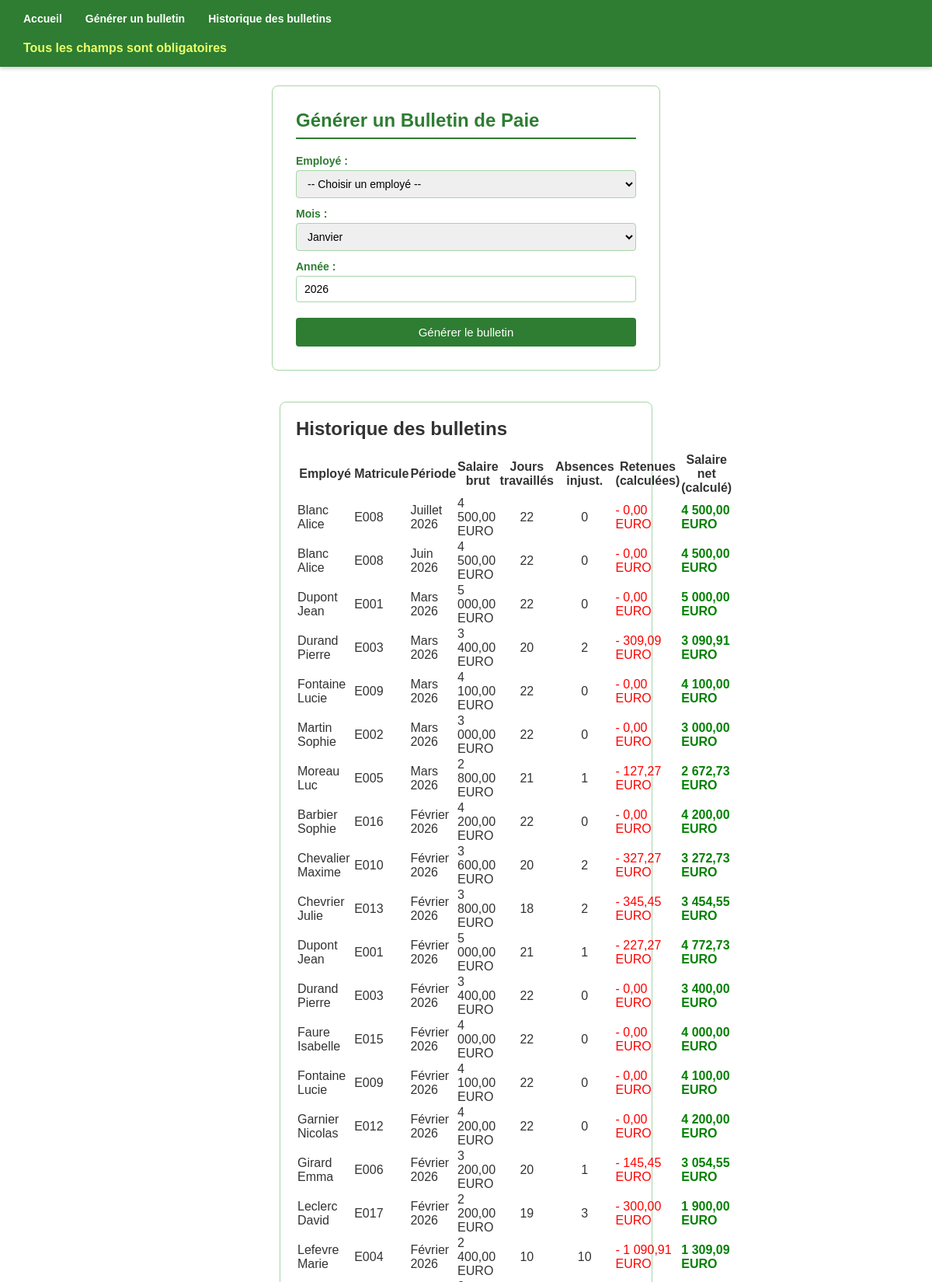
The app's page /generer_bulletin.php (upper part) with its own data.
### tables this page shows
create table BULLETIN(
    id_bulletin int auto_increment,
    matricule_emp char(5) not null,
    mois int check (mois >= 1 and mois <= 12),
    annee int check (annee >= 1900 and annee <= 2100),
    salaire_brut decimal(15,2) not null check (salaire_brut >= 0),
    nbr_jours_travaille int check (nbr_jours_travaille >= 0),
    nbr_abs_injustifie int default 0 check (nbr_abs_injustifie >= 0),

    constraint pk_bulletin primary key (id_bulletin,mois,annee, matricule_emp),
    constraint fk_bulletin_employe_matricule_emp foreign key (matricule_emp) references EMPLOYE(matricule_emp)
);

create table EMPLOYE(
    matricule_emp char(5) not null,
    nom_emp varchar(50) not null,
    prenom_emp varchar(50)not null,
    date_naiss date not null,
    date_embauche date not null,
    email varchar(100) not null unique check (email like '%@%.%'),
    telephone varchar(20) not null unique,
    code_dept char(5) not null,
    code_poste char(5) not null,
    
    constraint pk_employe primary key (matricule_emp),
    constraint fk_employe_poste_code_poste foreign key (code_poste) references POSTE(code_poste)
);

### generer_bulletin.php (the view, shortened to what this page needs)
<?php
require_once "config/database.php";
function getAllBulletins(): array
{
    global $pdo;
    $stmt = $pdo->query("
        SELECT b.*, e.nom_emp AS nom, e.prenom_emp AS prenom
        FROM Bulletin b
        JOIN Employe e ON e.matricule_emp = b.matricule_emp
        ORDER BY b.annee DESC, b.mois DESC, e.nom_emp
    ");
    return $stmt->fetchAll(PDO::FETCH_ASSOC);
}
$mois_noms = [
    1 => 'Janvier', 2 => 'Février', 3 => 'Mars',     4 => 'Avril',
    5 => 'Mai',     6 => 'Juin',    7 => 'Juillet',   8 => 'Août',
    9 => 'Septembre',10 => 'Octobre',11 => 'Novembre',12 => 'Décembre',
];
$bulletins = getAllBulletins();
?>
<!DOCTYPE html>
<html lang="fr">
<head>
    <link rel="stylesheet" href="style.css">
</head>
<body>
    <header>
        <nav>
            <ul>
                <li><a href="index.php">Accueil</a></li>
                <li><a href="#generer-bulletin-form">Générer un bulletin</a></li>
                <li><a href="#historique-bulletins">Historique des bulletins</a></li>
            </ul>
        </nav>
        <h4 style="color: #e9ff6a; margin-top: 20px;">Tous les champs sont obligatoires</h4>
    </header>
    <form method="post" action="" class="form-container" id="generer-bulletin-form">
        <h2>Générer un Bulletin de Paie</h2>
        <label for="matricule_emp_bulletin">Employé :</label>
        <select id="matricule_emp_bulletin" name="matricule_emp_bulletin" required>
            <option value="">-- Choisir un employé --</option>
        </select><br>
        <label for="mois_bulletin">Mois :</label>
        <select id="mois_bulletin" name="mois_bulletin" required>
            <?php foreach ($mois_noms as $num => $nom) : ?>
            <option value="<?= $num ?>" <?= (isset($_POST['mois_bulletin']) && (int)$_POST['mois_bulletin'] === $num) ? 'selected' : '' ?>>
                <?= $nom ?>
            </option>
            <?php endforeach; ?>
        </select><br>
        <label for="annee_bulletin">Année :</label>
        <input type="number" id="annee_bulletin" name="annee_bulletin"
            value="<?= isset($_POST['annee_bulletin']) ? (int)$_POST['annee_bulletin'] : date('Y') ?>"
            min="2020" max="2100" required><br>
        <input type="submit" value="Générer le bulletin" name="generer_bulletin">
    </form>
    <div class="result-container" id="historique-bulletins">
        <h2>Historique des bulletins</h2>
        <?php if (empty($bulletins)) : ?>
        <p>Aucun bulletin généré pour l'instant.</p>
        <?php else : ?>
        <table>
            <thead>
                <tr>
                    <th>Employé</th>
                    <th>Matricule</th>
                    <th>Période</th>
                    <th>Salaire brut</th>
                    <th>Jours travaillés</th>
                    <th>Absences injust.</th>
                    <th>Retenues (calculées)</th>
                    <th>Salaire net (calculé)</th>
                </tr>
            </thead>
            <tbody>
                <?php foreach ($bulletins as $b) :
                    $retenues    = round(($b['salaire_brut'] / 22) * $b['nbr_abs_injustifie'], 2);
                    $salaire_net = round($b['salaire_brut'] - $retenues, 2);
                    ?>
                <tr>
                    <td><?= htmlspecialchars($b['nom'] . ' ' . $b['prenom']) ?>
                    </td>
                    <td><?= htmlspecialchars($b['matricule_emp']) ?>
                    </td>
                    <td><?= $mois_noms[$b['mois']] . ' ' . $b['annee'] ?>
                    </td>
                    <td><?= number_format($b['salaire_brut'], 2, ',', ' ') ?>
                        EURO</td>
                    <td style="text-align:center;">
                        <?= $b['nbr_jours_travaille'] ?>
                    </td>
                    <td style="text-align:center;">
                        <?= $b['nbr_abs_injustifie'] ?>
                    </td>
                    <td style="color:red;">-
                        <?= number_format($retenues, 2, ',', ' ') ?>
                        EURO</td>
                    <td style="color:green; font-weight:bold;">
                        <?= number_format($salaire_net, 2, ',', ' ') ?>
                        EURO
                    </td>
                </tr>
                <?php endforeach; ?>
            </tbody>
        </table>
        <?php endif; ?>
    </div>
</body>
</html>

### style.css (style rules this page uses)
* { margin: 0; padding: 0; box-sizing: border-box; }
body { font-family: Arial, sans-serif; background-color: #ffffff; color: #333; padding-top: 70px; }
header { position: fixed; top: 0; left: 0; width: 100%; background-color: #2e7d32; padding: 15px 30px; z-index: 1000; box-shadow: 0 2px 5px rgba(0, 0, 0, 0.2); }
nav ul { list-style: none; display: flex; gap: 30px; }
nav ul li a { color: #ffffff; text-decoration: none; font-size: 14px; font-weight: bold; transition: color 0.2s; }
.form-container { width: 500px; margin: 40px auto; padding: 30px; border: 1px solid #a5d6a7; border-radius: 8px; }
.form-container h2 { color: #2e7d32; margin-bottom: 20px; border-bottom: 2px solid #2e7d32; padding-bottom: 8px; }
label { display: block; margin-top: 12px; margin-bottom: 4px; font-size: 14px; color: #2e7d32; font-weight: bold; }
input[type="text"], input[type="email"], input[type="date"], input[type="time"], input[type="number"], select { width: 100%; padding: 8px 10px; border: 1px solid #a5d6a7; border-radius: 4px; font-size: 14px; outline: none; }
input[type="submit"] { margin-top: 20px; width: 100%; padding: 10px; background-color: #2e7d32; color: #ffffff; border: none; border-radius: 4px; font-size: 15px; cursor: pointer; transition: background-color 0.2s; }

### records on screen
bulletin: matricule_emp.prenom_emp "Blanc Alice", matricule_emp "E008", mois "Juillet", annee "2026", salaire_brut "4 500,00", nbr_jours_travaille "22", nbr_abs_injustifie "0", retenues "0,00", salaire_net "4 500,00"
bulletin: matricule_emp.prenom_emp "Blanc Alice", matricule_emp "E008", mois "Juin", annee "2026", salaire_brut "4 500,00", nbr_jours_travaille "22", nbr_abs_injustifie "0", retenues "0,00", salaire_net "4 500,00"
bulletin: matricule_emp.prenom_emp "Dupont Jean", matricule_emp "E001", mois "Mars", annee "2026", salaire_brut "5 000,00", nbr_jours_travaille "22", nbr_abs_injustifie "0", retenues "0,00", salaire_net "5 000,00"
bulletin: matricule_emp.prenom_emp "Durand Pierre", matricule_emp "E003", mois "Mars", annee "2026", salaire_brut "3 400,00", nbr_jours_travaille "20", nbr_abs_injustifie "2", retenues "309,09", salaire_net "3 090,91"
bulletin: matricule_emp.prenom_emp "Fontaine Lucie", matricule_emp "E009", mois "Mars", annee "2026", salaire_brut "4 100,00", nbr_jours_travaille "22", nbr_abs_injustifie "0", retenues "0,00", salaire_net "4 100,00"
bulletin: matricule_emp.prenom_emp "Martin Sophie", matricule_emp "E002", mois "Mars", annee "2026", salaire_brut "3 000,00", nbr_jours_travaille "22", nbr_abs_injustifie "0", retenues "0,00", salaire_net "3 000,00"
bulletin: matricule_emp.prenom_emp "Moreau Luc", matricule_emp "E005", mois "Mars", annee "2026", salaire_brut "2 800,00", nbr_jours_travaille "21", nbr_abs_injustifie "1", retenues "127,27", salaire_net "2 672,73"
bulletin: matricule_emp.prenom_emp "Barbier Sophie", matricule_emp "E016", mois "Février", annee "2026", salaire_brut "4 200,00", nbr_jours_travaille "22", nbr_abs_injustifie "0", retenues "0,00", salaire_net "4 200,00"
bulletin: matricule_emp.prenom_emp "Chevalier Maxime", matricule_emp "E010", mois "Février", annee "2026", salaire_brut "3 600,00", nbr_jours_travaille "20", nbr_abs_injustifie "2", retenues "327,27", salaire_net "3 272,73"
bulletin: matricule_emp.prenom_emp "Chevrier Julie", matricule_emp "E013", mois "Février", annee "2026", salaire_brut "3 800,00", nbr_jours_travaille "18", nbr_abs_injustifie "2", retenues "345,45", salaire_net "3 454,55"
bulletin: matricule_emp.prenom_emp "Dupont Jean", matricule_emp "E001", mois "Février", annee "2026", salaire_brut "5 000,00", nbr_jours_travaille "21", nbr_abs_injustifie "1", retenues "227,27", salaire_net "4 772,73"
bulletin: matricule_emp.prenom_emp "Durand Pierre", matricule_emp "E003", mois "Février", annee "2026", salaire_brut "3 400,00", nbr_jours_travaille "22", nbr_abs_injustifie "0", retenues "0,00", salaire_net "3 400,00"
bulletin: matricule_emp.prenom_emp "Faure Isabelle", matricule_emp "E015", mois "Février", annee "2026", salaire_brut "4 000,00", nbr_jours_travaille "22", nbr_abs_injustifie "0", retenues "0,00", salaire_net "4 000,00"
bulletin: matricule_emp.prenom_emp "Fontaine Lucie", matricule_emp "E009", mois "Février", annee "2026", salaire_brut "4 100,00", nbr_jours_travaille "22", nbr_abs_injustifie "0", retenues "0,00", salaire_net "4 100,00"
bulletin: matricule_emp.prenom_emp "Garnier Nicolas", matricule_emp "E012", mois "Février", annee "2026", salaire_brut "4 200,00", nbr_jours_travaille "22", nbr_abs_injustifie "0", retenues "0,00", salaire_net "4 200,00"
bulletin: matricule_emp.prenom_emp "Girard Emma", matricule_emp "E006", mois "Février", annee "2026", salaire_brut "3 200,00", nbr_jours_travaille "20", nbr_abs_injustifie "1", retenues "145,45", salaire_net "3 054,55"
bulletin: matricule_emp.prenom_emp "Leclerc David", matricule_emp "E017", mois "Février", annee "2026", salaire_brut "2 200,00", nbr_jours_travaille "19", nbr_abs_injustifie "3", retenues "300,00", salaire_net "1 900,00"
bulletin: matricule_emp.prenom_emp "Lefevre Marie", matricule_emp "E004", mois "Février", annee "2026", salaire_brut "2 400,00", nbr_jours_travaille "10", nbr_abs_injustifie "10", retenues "1 090,91", salaire_net "1 309,09"

### other values on screen
form field mois_bulletin "Janvier"
